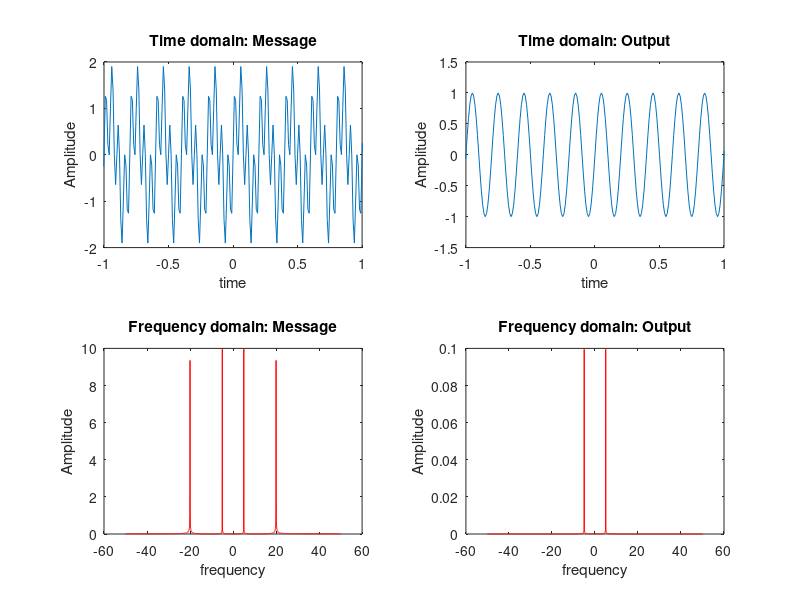

MATLAB code to generate this figure:
% Channel modelling
Amplitude = 0.01;
B = 10;
t_start = -10;
t_end = 10;
fm = B;
fs = 10*fm; %%%fs>=2fm; fs=infinite
ts = 1/fs;
mt_loop = [];
time = t_start:ts:t_end;

channel_t = Amplitude*2*B*sinc(2*B*time); %%% m_t= 2*B*sin(2*B*pi*t)
N = length(channel_t);
channel_f = abs(fft(channel_t,N)/fs);
freq = linspace(-fs/2, fs/2, N);

% Signal modelling and its FFT
message_t = sin(10*pi*time) + sin(40*pi*time);
message_f = abs(fft(message_t, length(message_t))/fs);

% Convolution
output_t = conv(message_t, channel_t, 'same');


% Multiply in frequency domain
output_f = message_f.*channel_f;


figure(1)
hold all
subplot(2,2,1);
plot(time,message_t)
title('Time domain: Message')
xlabel('time')
ylabel('Amplitude')
xlim([-1 1])

subplot(2,2,2)
plot(time,output_t)
title('Time domain: Output')
xlabel('time')
ylabel('Amplitude')
xlim([-1 1])

hold on
subplot(2,2,3);
plot(freq,fftshift(message_f),'red')
title('Frequency domain: Message')
xlabel('frequency')
ylabel('Amplitude')

subplot(2,2,4)
plot(freq,fftshift(output_f),'red')
title('Frequency domain: Output')
xlabel('frequency')
ylabel('Amplitude')



